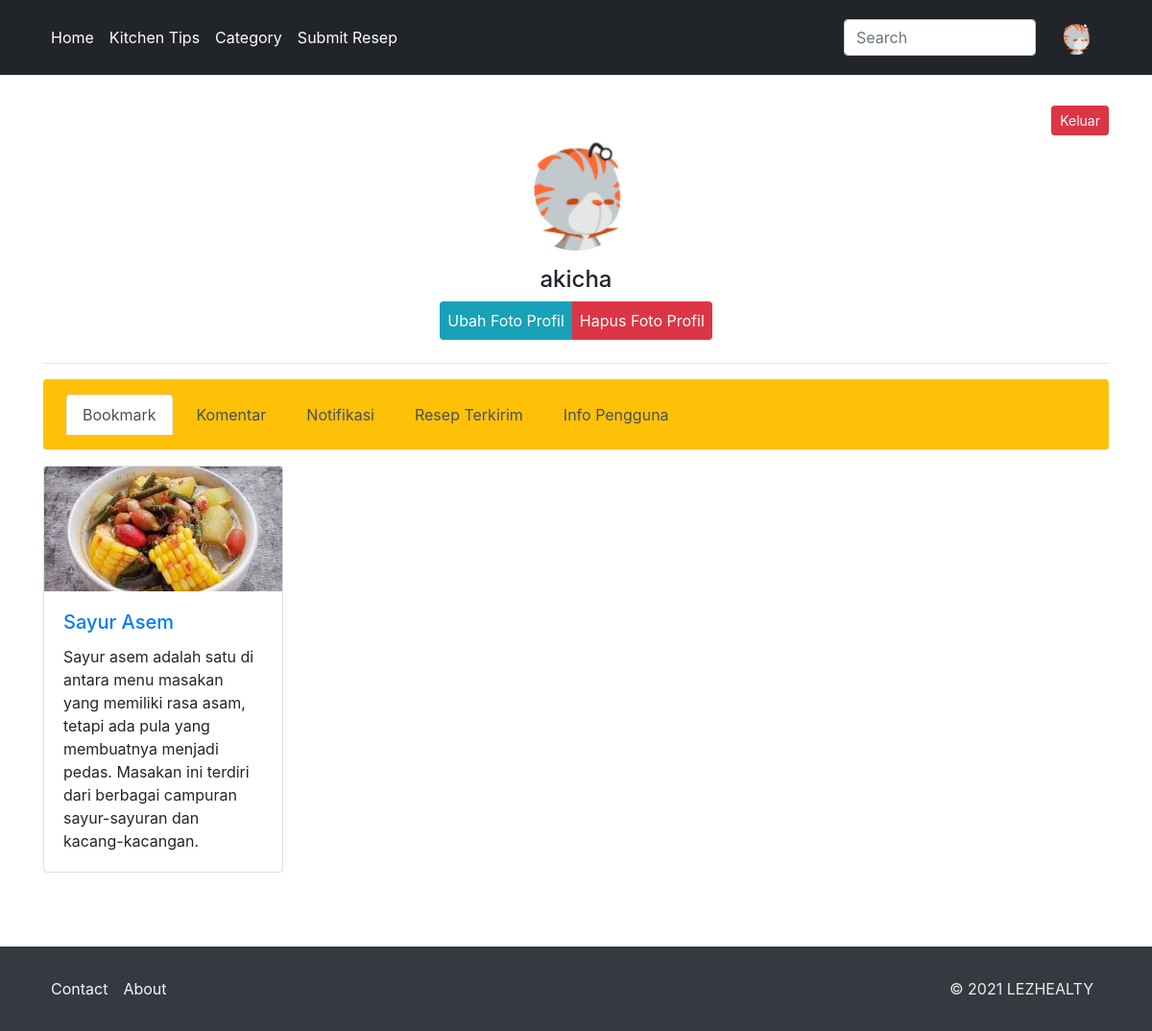
Page /profile.php (signed in) on the committed database.
### tables this page shows
CREATE TABLE `user` (
  `username` varchar(50) NOT NULL,
  `password` varchar(255) NOT NULL,
  `email` varchar(50) NOT NULL,
  `nohp` varchar(50) NOT NULL,
  `gambar` varchar(255) NOT NULL
);

CREATE TABLE `bookmark` (
  `id` int(11) NOT NULL,
  `username` varchar(255) NOT NULL,
  `blog_name` varchar(255) NOT NULL,
  `status` varchar(5) NOT NULL
);

CREATE TABLE `resep` (
  `id` int(11) NOT NULL,
  `sumber` varchar(50) NOT NULL,
  `judul` varchar(50) NOT NULL,
  `deskripsi` varchar(1000) NOT NULL,
  `tag1` varchar(20) NOT NULL,
  `tag2` varchar(20) NOT NULL,
  `tag3` varchar(20) NOT NULL,
  `tag4` varchar(20) NOT NULL
);

### function.php (called while the page is built, shortened)
<?php
    $conn = mysqli_connect("localhost","root","","food_and_health");
    function queryResep($x){
    global $conn;
    $result = $conn->query($x);
    $rows = [];
    while ($row = mysqli_fetch_assoc($result)){
            $rows[] = $row;
        }
    return $rows;
    }
    function apply_foto_profil(){
        global $conn;
        $username = $_SESSION["username"];
        $result = $conn->query("SELECT * FROM user WHERE username = '$username'");
        $rows = [];
        while ($row = $result -> fetch_assoc()){
            $rows[] = $row;
        }
        if (isset($rows[0]["gambar"])) {
            $namafile = $rows[0]["gambar"];
            return $namafile;
        }
        else{
            return false;
        }
    }
?>

### profile.php (the view, shortened to what this page needs)
<?php
  require 'function.php';
  $username_profile = $_SESSION["username"];
  $recipe = queryResep("SELECT blog_name FROM bookmark WHERE username = '$username_profile' AND status = 'ON'");
?>
<!DOCTYPE html>
<html>
<head>
    <link rel="stylesheet" href="https://cdn.jsdelivr.net/npm/bootstrap@4.6.0/dist/css/bootstrap.min.css">
    <link rel="stylesheet" type="text/css" href="https://stackpath.bootstrapcdn.com/font-awesome/4.7.0/css/font-awesome.min.css">
</head>
<body>
<nav class="navbar navbar-expand-lg navbar-dark bg-dark fixed-top p-3 navbar4bg">
    <div class="container">
    <div class="collapse navbar-collapse" id="navbarTogglerDemo01">
        <ul class="navbar-nav mr-auto mt-2 mt-lg-0">
          <li class="nav-item">
            <a class="nav-link text-white" href="index.php">Home </a>
          </li>
          <li class="nav-item">
            <a class="nav-link text-white" href="kitchen-tips.php">Kitchen Tips</a>
          </li>
          <li class="nav-item">
            <a class="nav-link text-white" href="category.php">Category</a>
          </li>
          <li class="nav-item">
            <a class="nav-link text-white" href="submit-recipe.php">Submit Resep</a>
          </li>
        </ul>
      <form class="form-inline my-2 my-lg-0" action="result.php" method="get">
          <input class="form-control me-2" style="width:200px" name="keyword" placeholder="Search" aria-label="Search">
      </form>
      <span>
      <?php if (!apply_foto_profil()) : ?>
          <a class="navbar-brand ml-4" href="login.php">
            <img class="rounded-circle" src="img/avatar.jpg" alt="..." height="36" width="36" />
          </a>
        <?php else : ?>
          <a class="navbar-brand ml-4" href="login.php">
            <img class="rounded-circle" src="upload/foto-profil/<?=apply_foto_profil()?>" alt="..." height="36" width="36" />
          </a>
          <?php endif ?>
      </span>
    </div>
    </div>
  </nav>
  <div class="container" style="margin-top:110px">
    <div class="d-flex justify-content-end">
    <form action="" method="post">
    <button class="btn btn-danger btn-sm" name="logout" id="logout" value="1">Keluar</button>
    </form>
    </div>
    <div class="d-flex justify-content-center">
    <?php if (!apply_foto_profil()) : ?>
      <img class="rounded-circle" src="img/avatar.jpg" alt="..." height="100" />
    <?php else : ?>
    <img class="rounded-circle" src="upload/foto-profil/<?=apply_foto_profil()?>" alt="..." height="120" width="120" />
    <?php endif?>
    </div>
      <div class="d-flex mt-3 justify-content-center">
      <h4><?=$_SESSION["username"]?></h4>
      </div>
      <div class="d-flex justify-content-center">
        <form action="" method="post" enctype="multipart/form-data">
          <label  class="btn-info p-2 rounded-left" for="profile_pic">Ubah Foto Profil</label>
        </form>
        <form action="" method="post">
            <label  class="btn-danger p-2 rounded-right" for="hapus_pp">Hapus Foto Profil</label>
        </form>
      </div>
      <hr/>
        <nav>
          <div class="nav nav-tabs bg-warning rounded p-3 mb-3 justify-content-left" id="nav-tab" role="tablist";">
            <a class="nav-item nav-link select active ml-2" id="nav-home-tab" data-toggle="tab" href="#nav-home" role="tab" aria-controls="nav-home" aria-selected="true">Bookmark</a>
            <a class="nav-item nav-link select ml-2" id="nav-profile-tab" data-toggle="tab" href="#nav-profile" role="tab" aria-controls="nav-profile" aria-selected="false">Komentar</a>
            <a class="nav-item nav-link select ml-2" id="nav-profile0-tab" data-toggle="tab" href="#nav-profile0" role="tab" aria-controls="nav-profile0" aria-selected="false">Notifikasi</a>
            <a class="nav-item nav-link select ml-2" id="nav-profile1-tab" data-toggle="tab" href="#nav-profile1" role="tab" aria-controls="nav-profile1" aria-selected="false">Resep Terkirim</a>
            <a class="nav-item nav-link select ml-2" id="nav-profile2-tab" data-toggle="tab" href="#nav-profile2" role="tab" aria-controls="nav-profile2" aria-selected="false">Info Pengguna</a>
          </div>
        </nav>
        <div class="tab-content " id="nav-tabContent">
          <div class="tab-pane fade show active" id="nav-home" role="tabpanel" aria-labelledby="nav-home-tab">
          <div class="row">
         <?php foreach($recipe as $card) :?>
          <div class="col-3">
          <div class="card mb-3" style="width: 250px;">
              <img src="blog/<?=$card["blog_name"].".jpg"?>" class="card-img-top" alt="..." />
              <div class="card-body">
                <?php
                $blog_name = $card['blog_name'];
                $nama_resep = queryResep("SELECT * FROM resep WHERE sumber = '$blog_name'")
                ?>
                <a href="blog/<?=$card["blog_name"].".php";?>" class="text-decoration-none hover-orange">
                <h5 class="card-title"><?=$nama_resep[0]["judul"];?></h5>
                </a>
                <p class="card-text"><?=$nama_resep[0]["deskripsi"] ?></p>
              </div>
            </div>
          </div>
          <?php endforeach?>
          </div>
          </div>
          </div>
        </div>
    <footer class="bg-dark mt-auto">
    <div class="container">
      <footer class="py-4 footer-blog">
      <div class="row">
        <div class="col-9">
            <ul class="nav">
            <li class="nav-item"><a href="javascript:void(0)" class="nav-link px-2 text-muted contact-about" data-toggle="modal" data-target=".contact">Contact</a></li>
            <li class="nav-item"><a href="javascript:void(0)" class="nav-link px-2 text-muted contact-about" data-toggle="modal" data-target=".about">About</a></li>
            </ul>
        </div>
        <div class="col-3">
            <ul class="nav justify-content-end">
            <li class="nav-item"><a class="nav-link copyright">&copy; 2021 LEZHEALTY</a></li>
            </ul>
        </div>
        </div>
      </footer>
    </div>
  </footer>
</body>
</html>

### rows in the picture
user: gambar (picture)
bookmark: blog_name (picture), resep.judul "Sayur Asem", resep.deskripsi "Sayur asem adalah satu di antara menu masakan yang memiliki rasa asam, tetapi ada pula yang membuatnya menjadi pedas. Masakan ini terdiri dari berbagai campuran sayur-sayuran dan kacang-kacangan."

### other values in the picture
$_SESSION["username"] "akicha"
